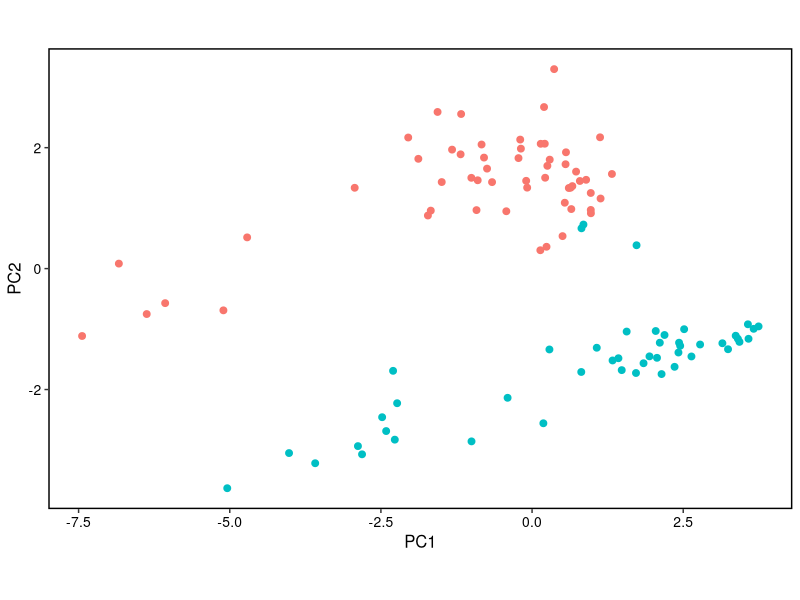
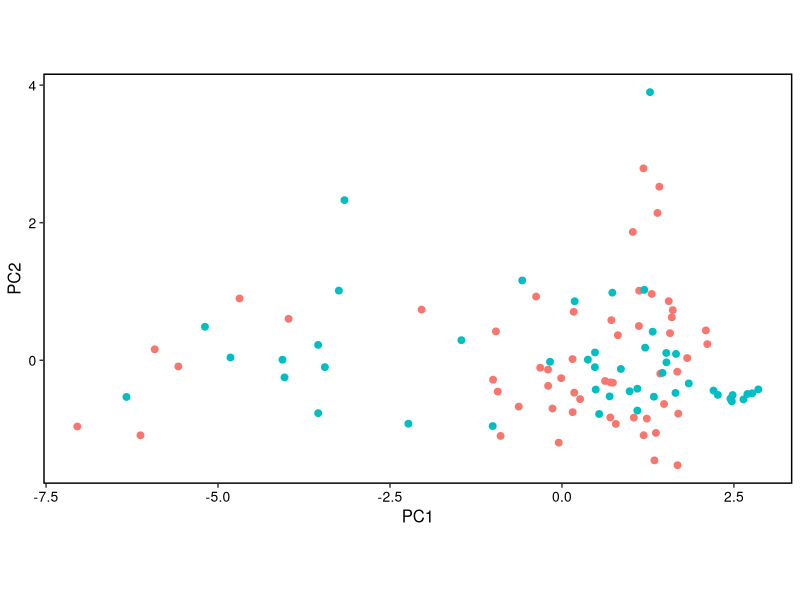

Reproduce these figures in R, in order.
rm(list = ls())
library(readr)
library(dplyr)
library(ggplot2)
library(ggrepel)

# -------------------------
# 1. Load CSV data
# -------------------------

data <- read_csv("data/features.csv")

batch <- data[[1]]
group <- data[[2]]
X <- as.matrix(data[, 3:ncol(data)])

# Remove rows containing missing values
idx_nan <- apply(X, 1, function(x) any(is.na(x))) | is.na(group)
X <- X[!idx_nan, ]
batch <- batch[!idx_nan]
group <- group[!idx_nan]

# -------------------------
# 2. Identify shared classes across all batches
# -------------------------

unique_batches <- unique(batch)
unique_groups <- unique(group)

common_group_mask <- rep(FALSE, length(group))

for (g in unique_groups) {
  has_all_batches <- all(
    sapply(unique_batches, function(b) any(group[batch == b] == g))
  )
  
  if (has_all_batches) {
    common_group_mask <- common_group_mask | (group == g)
  }
}

common_idx <- common_group_mask

# -------------------------
# 3. Perform batch correction for shared classes only
# -------------------------

X_corrected <- X

X_std <- X[common_idx, ]
mu_global <- colMeans(X_std)
sigma_global <- apply(X_std, 2, sd)
sigma_global[sigma_global == 0] <- 1

X_std <- sweep(X_std, 2, mu_global, "-")
X_std <- sweep(X_std, 2, sigma_global, "/")

# Remove batch-specific mean shifts
X_combat <- X_std

for (b in unique(batch[common_idx])) {
  idx <- which(batch[common_idx] == b)
  batch_mean <- colMeans(X_std[idx, ])
  X_combat[idx, ] <- sweep(X_std[idx, ], 2, batch_mean, "-")
}

# Update corrected values in the full feature matrix
X_corrected[common_idx, ] <- X_combat

# -------------------------
# 4. PCA visualization for shared classes only
# -------------------------

pca_raw <- prcomp(X_std, scale. = FALSE)
pca_corrected <- prcomp(X_combat, scale. = FALSE)

# Plot PCA before batch correction
df_raw <- data.frame(
  PC1 = pca_raw$x[, 1],
  PC2 = pca_raw$x[, 2],
  Batch = factor(batch[common_idx])
)

p1 <- ggplot(df_raw, aes(x = PC1, y = PC2, color = Batch)) +
  geom_point(size = 2) +
  theme_test() +
  theme(
    panel.border = element_rect(
      fill = NA,
      color = "black",
      linewidth = 1,
      linetype = "solid"
    ),
    text = element_text(size = 12, face = "plain", color = "black"),
    axis.title = element_text(size = 12, face = "plain", color = "black"),
    axis.text = element_text(size = 10, face = "plain", color = "black"),
    legend.title = element_text(size = 11, face = "plain", color = "black"),
    legend.text = element_text(size = 11, face = "plain", color = "black"),
    legend.background = element_blank(),
    legend.position = "none"
  ) +
  coord_fixed()

print(p1)

ggsave(
  filename = "PCA_before_batch_correction.tiff",
  plot = p1,
  width = 5,
  height = 4,
  units = "in",
  dpi = 300
)

# Plot PCA after batch correction
df_corrected <- data.frame(
  PC1 = pca_corrected$x[, 1],
  PC2 = pca_corrected$x[, 2],
  Batch = factor(batch[common_idx])
)

p2 <- ggplot(df_corrected, aes(x = PC1, y = PC2, color = Batch)) +
  geom_point(size = 2) +
  theme_test() +
  theme(
    panel.border = element_rect(
      fill = NA,
      color = "black",
      linewidth = 1,
      linetype = "solid"
    ),
    text = element_text(size = 12, face = "plain", color = "black"),
    axis.title = element_text(size = 12, face = "plain", color = "black"),
    axis.text = element_text(size = 10, face = "plain", color = "black"),
    legend.title = element_text(size = 11, face = "plain", color = "black"),
    legend.text = element_text(size = 11, face = "plain", color = "black"),
    legend.background = element_blank(),
    legend.position = "none"
  ) +
  coord_fixed()

print(p2)

ggsave(
  filename = "PCA_after_batch_correction.tiff",
  plot = p2,
  width = 5,
  height = 4,
  units = "in",
  dpi = 300
)

# -------------------------
# 5. Save the full batch-corrected dataset
#    including both shared and unique classes
# -------------------------

df_out <- data.frame(
  Batch = batch,
  Group = group,
  X_corrected
)

write_csv(df_out, "Fig9G.csv")
